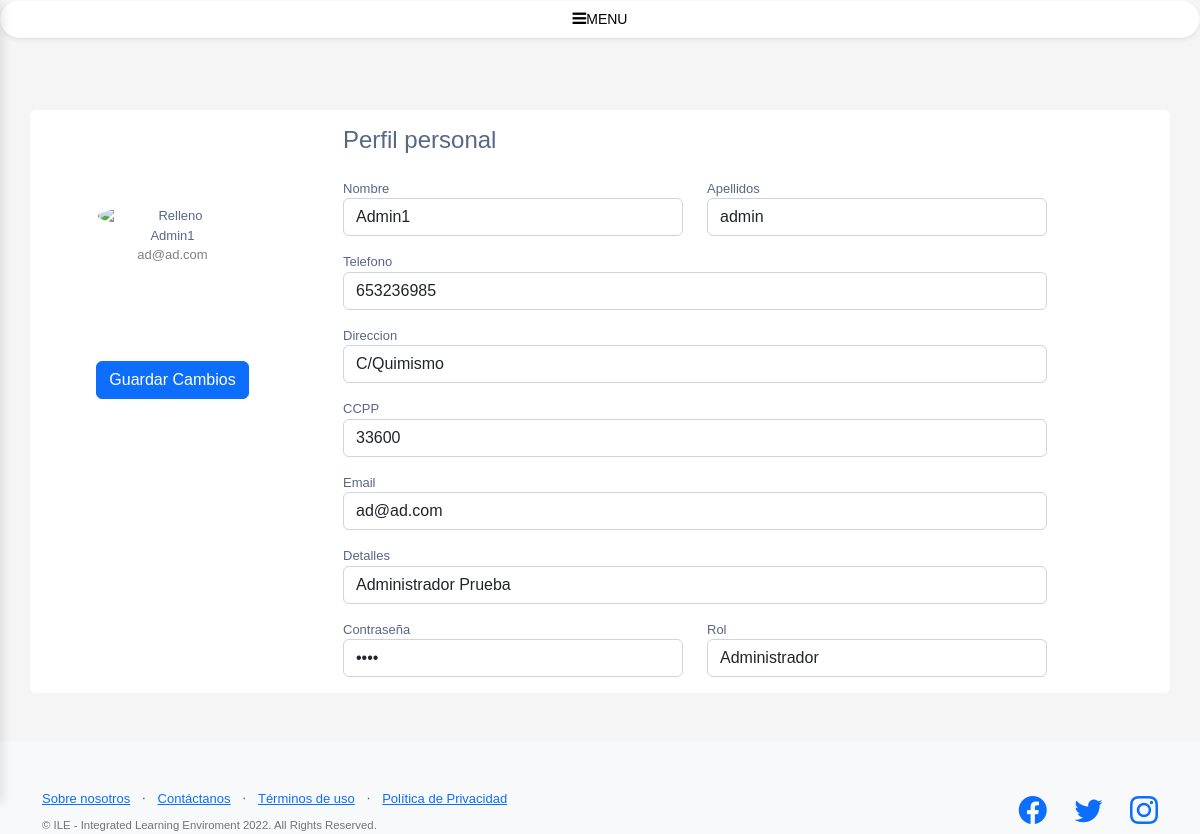
Page /profile.php (signed in) on the committed database.
### tables this page shows
CREATE TABLE IF NOT EXISTS `tUser` (

  `user_id`                 int NOT NULL AUTO_INCREMENT,
  `user_name`               varchar(25) NOT NULL,
  `user_last_name`          varchar(25) NOT NULL,
  `user_mail`               varchar(25) NOT NULL,
  `user_pw`                 varchar(50) NOT NULL,
  `user_address`            varchar(50) NOT NULL,
  `user_post_code`          int(5) NOT NULL,
  `user_phone`              int(15) NOT NULL,
  `user_details`            varchar(200) DEFAULT NULL,
  `user_role`               ENUM('teacher', 'student', 'admin', 'dev'),
  PRIMARY KEY (`user_id`)

);

### www/classes/User.class.php (the view, shortened to what this page needs)
<?php
class User {
    public function display_profile($id)
    {
        $connection = new ConnectorSQL();
        $conn = $connection->getCon();
        $query = "SELECT * from tUser where user_id = '$id'";
        $result = mysqli_query($conn, $query);
        if ($data = $result->fetch_array(MYSQLI_ASSOC)){
            ?>
            <form action="" method='POST'>
            <div class="container rounded bg-white mt-5 mb-5">
                <div class="row">
                    <div class="col-md-3 border-right">
                        <div class="d-flex flex-column align-items-center text-center p-3 py-5"><img class="rounded-circle mt-5" width="150px" alt='Relleno' src="https://st3.depositphotos.com/15648834/17930/v/600/depositphotos_179308454-stock-illustration-unknown-person-silhouette-glasses-profile.jpg"><span class="font-weight-bold"><?= $data['user_name'] ?></span><span class="text-black-50"><?= $data['user_mail'] ?></span><span> </span></div>
                        <div class="mt-5 text-center"><button class="btn btn-primary profile-button" name='edit' type="submit">Guardar Cambios</button></div>
                    </div>
                    <div class="col-md-8 border-right">
                        <div class="p-3">
                            <div class="d-flex justify-content-between align-items-center mb-3">
                                <h4 class="text-right">Perfil personal</h4>
                            </div>
                            <div class="row mt-2">
                                <div class="col-md-6"><label class="labels">Nombre</label>
                                <input type="text" class="form-control" name='nombre' placeholder="Nombre" value="<?= $data['user_name'] ?>"></div>
                                <div class="col-md-6"><label class="labels">Apellidos</label>
                                <input type="text" class="form-control" name='apellidos' value="<?= $data['user_last_name'] ?>" placeholder="Apellidos"></div>
                            </div>
                            <div class="row mt-3">
                                <div class="col-md-12"><label class="labels">Telefono</label>
                                <input type="text" class="form-control" name='telefono' placeholder="Telefono" value="<?= $data['user_phone'] ?>"></div>
                                <div class="col-md-12 mt-3"><label class="labels">Direccion</label>
                                <input type="text" class="form-control" name='direccion' placeholder="Direccion" value="<?= $data['user_address'] ?>"></div>
                                <div class="col-md-12 mt-3"><label class="labels">CCPP</label>
                                <input type="text" class="form-control" name='ccpp' placeholder="Codigo Postal" value="<?= $data['user_post_code'] ?>"></div>
                                <div class="col-md-12 mt-3"><label class="labels">Email</label>
                                <input type="text" class="form-control" name='email' placeholder="email" value="<?= $data['user_mail'] ?>"></div>
                                <div class="col-md-12 mt-3"><label class="labels">Detalles</label>
                                <input type="text" class="form-control" name='detalles' placeholder="details" value="<?= $data['user_details'] ?>"></div>
                            </div>
                            <div class="row mt-3">
                                <div class="col-md-6"><label class="labels">Contraseña</label>
                                <input type="password" class="form-control" name='password' placeholder="contraseña" value="<?= $data['user_pw'] ?>"></div>
                                <div class="col-md-6"><label class="labels">Rol</label>
                                    <select class="form-control" name='rol' value="<?= $data['user_role'] ?>" <?=  in_array($_SESSION['role'], ['student', 'teacher']) ? 'disabled' : '' ?>>
                                    <option value="admin" <?= $data['user_role'] == 'admin' ? 'selected' : '' ?>>Administrador</option>
                                    </select>
                                </div>
                            </div>
                        </div>
                    </div>
                </div>
            </div>
            </form>
        <?php
        }
        else return(false);
    }
}

### www/css/crud.style.css (style rules this page uses)
body { color: #566787; background: #f5f5f5; font-family: 'Varela Round', sans-serif; font-size: 13px; }

### rows in the picture
tuser: user_name "Admin1", user_mail "ad@ad.com", nombre "Admin1", apellidos "admin", telefono "653236985", direccion "C/Quimismo", ccpp "33600", email "ad@ad.com", detalles "Administrador Prueba", rol "Administrador"
